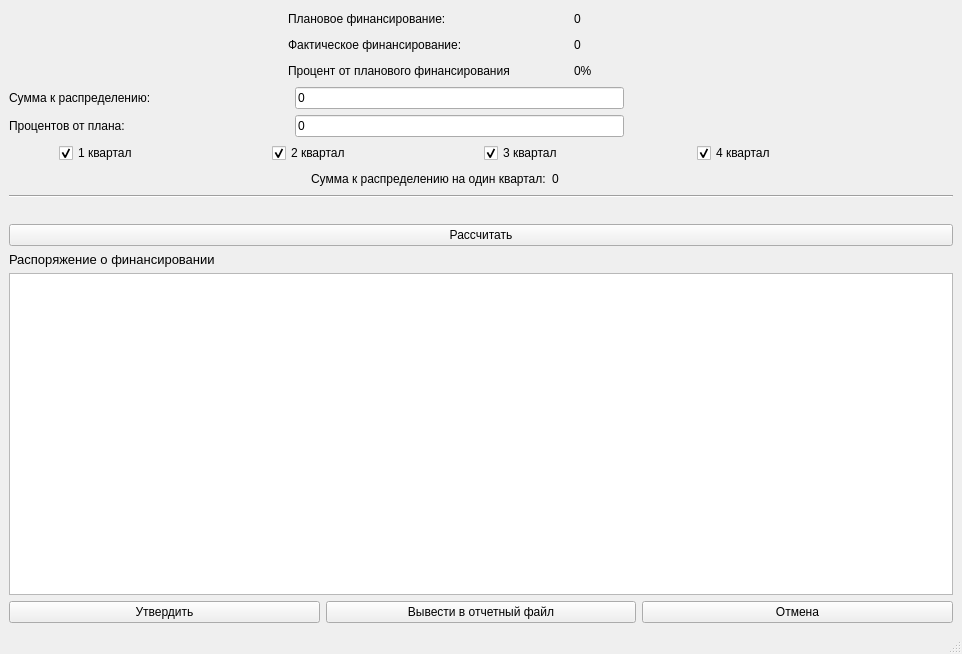
<?xml version="1.0" encoding="UTF-8"?>
<ui version="4.0">
 <class>mainWindow</class>
 <widget class="QMainWindow" name="mainWindow">
  <property name="geometry">
   <rect>
    <x>0</x>
    <y>0</y>
    <width>962</width>
    <height>654</height>
   </rect>
  </property>
  <property name="windowTitle">
   <string>Распоряжение о финансировании</string>
  </property>
  <widget class="QWidget" name="centralwidget">
   <layout class="QVBoxLayout" name="verticalLayout">
    <item>
     <layout class="QGridLayout" name="gridLayout">
      <item row="13" column="0">
       <layout class="QGridLayout" name="gridLayout_2">
        <item row="0" column="0">
         <widget class="QLabel" name="label_4">
          <property name="font">
           <font>
            <pointsize>10</pointsize>
           </font>
          </property>
          <property name="text">
           <string>Распоряжение о финансировании</string>
          </property>
         </widget>
        </item>
        <item row="2" column="0">
         <layout class="QHBoxLayout" name="horizontalLayout_4">
          <item>
           <widget class="QPushButton" name="pushButton_2">
            <property name="font">
             <font>
              <pointsize>9</pointsize>
             </font>
            </property>
            <property name="text">
             <string>Утвердить</string>
            </property>
           </widget>
          </item>
          <item>
           <widget class="QPushButton" name="pushButton_3">
            <property name="font">
             <font>
              <pointsize>9</pointsize>
             </font>
            </property>
            <property name="text">
             <string>Вывести в отчетный файл</string>
            </property>
           </widget>
          </item>
          <item>
           <widget class="QPushButton" name="pushButton_4">
            <property name="text">
             <string>Отмена</string>
            </property>
           </widget>
          </item>
         </layout>
        </item>
        <item row="1" column="0">
         <widget class="QTableWidget" name="table"/>
        </item>
       </layout>
      </item>
      <item row="12" column="0">
       <widget class="QPushButton" name="calcBtn">
        <property name="font">
         <font>
          <pointsize>9</pointsize>
         </font>
        </property>
        <property name="text">
         <string>Рассчитать</string>
        </property>
       </widget>
      </item>
      <item row="6" column="0">
       <layout class="QHBoxLayout" name="horizontalLayout">
        <item>
         <widget class="QLabel" name="label">
          <property name="minimumSize">
           <size>
            <width>280</width>
            <height>0</height>
           </size>
          </property>
          <property name="font">
           <font>
            <pointsize>9</pointsize>
           </font>
          </property>
          <property name="text">
           <string>Сумма к распределению:</string>
          </property>
         </widget>
        </item>
        <item>
         <widget class="QLineEdit" name="summ">
          <property name="sizePolicy">
           <sizepolicy hsizetype="Expanding" vsizetype="Fixed">
            <horstretch>0</horstretch>
            <verstretch>0</verstretch>
           </sizepolicy>
          </property>
          <property name="minimumSize">
           <size>
            <width>0</width>
            <height>0</height>
           </size>
          </property>
          <property name="maximumSize">
           <size>
            <width>600</width>
            <height>16777215</height>
           </size>
          </property>
          <property name="baseSize">
           <size>
            <width>0</width>
            <height>0</height>
           </size>
          </property>
          <property name="text">
           <string>0</string>
          </property>
         </widget>
        </item>
        <item>
         <spacer name="horizontalSpacer_3">
          <property name="orientation">
           <enum>Qt::Horizontal</enum>
          </property>
          <property name="sizeHint" stdset="0">
           <size>
            <width>40</width>
            <height>20</height>
           </size>
          </property>
         </spacer>
        </item>
       </layout>
      </item>
      <item row="8" column="0">
       <layout class="QHBoxLayout" name="horizontalLayout_3">
        <property name="leftMargin">
         <number>50</number>
        </property>
        <property name="rightMargin">
         <number>50</number>
        </property>
        <item>
         <widget class="QCheckBox" name="kvart1">
          <property name="text">
           <string>1 квартал</string>
          </property>
          <property name="checked">
           <bool>true</bool>
          </property>
         </widget>
        </item>
        <item>
         <widget class="QCheckBox" name="kvart2">
          <property name="text">
           <string>2 квартал</string>
          </property>
          <property name="checked">
           <bool>true</bool>
          </property>
         </widget>
        </item>
        <item>
         <widget class="QCheckBox" name="kvart3">
          <property name="text">
           <string>3 квартал</string>
          </property>
          <property name="checked">
           <bool>true</bool>
          </property>
         </widget>
        </item>
        <item>
         <widget class="QCheckBox" name="kvart4">
          <property name="text">
           <string>4 квартал</string>
          </property>
          <property name="checked">
           <bool>true</bool>
          </property>
         </widget>
        </item>
       </layout>
      </item>
      <item row="7" column="0">
       <layout class="QHBoxLayout" name="horizontalLayout_2">
        <item>
         <widget class="QLabel" name="label_2">
          <property name="minimumSize">
           <size>
            <width>280</width>
            <height>0</height>
           </size>
          </property>
          <property name="font">
           <font>
            <pointsize>9</pointsize>
           </font>
          </property>
          <property name="text">
           <string>Процентов от плана:</string>
          </property>
         </widget>
        </item>
        <item>
         <widget class="QLineEdit" name="perc">
          <property name="maximumSize">
           <size>
            <width>500</width>
            <height>16777215</height>
           </size>
          </property>
          <property name="text">
           <string>0</string>
          </property>
         </widget>
        </item>
        <item>
         <spacer name="horizontalSpacer_2">
          <property name="orientation">
           <enum>Qt::Horizontal</enum>
          </property>
          <property name="sizeHint" stdset="0">
           <size>
            <width>40</width>
            <height>20</height>
           </size>
          </property>
         </spacer>
        </item>
       </layout>
      </item>
      <item row="11" column="0">
       <spacer name="verticalSpacer">
        <property name="orientation">
         <enum>Qt::Vertical</enum>
        </property>
        <property name="sizeType">
         <enum>QSizePolicy::Fixed</enum>
        </property>
        <property name="sizeHint" stdset="0">
         <size>
          <width>20</width>
          <height>20</height>
         </size>
        </property>
       </spacer>
      </item>
      <item row="4" column="0">
       <layout class="QHBoxLayout" name="horizontalLayout_6">
        <item>
         <spacer name="horizontalSpacer_9">
          <property name="orientation">
           <enum>Qt::Horizontal</enum>
          </property>
          <property name="sizeHint" stdset="0">
           <size>
            <width>40</width>
            <height>20</height>
           </size>
          </property>
         </spacer>
        </item>
        <item>
         <widget class="QLabel" name="info">
          <property name="minimumSize">
           <size>
            <width>280</width>
            <height>0</height>
           </size>
          </property>
          <property name="text">
           <string>Фактическое финансирование:</string>
          </property>
         </widget>
        </item>
        <item>
         <widget class="QLabel" name="infoFact">
          <property name="minimumSize">
           <size>
            <width>100</width>
            <height>0</height>
           </size>
          </property>
          <property name="text">
           <string>0</string>
          </property>
         </widget>
        </item>
        <item>
         <spacer name="horizontalSpacer_4">
          <property name="orientation">
           <enum>Qt::Horizontal</enum>
          </property>
          <property name="sizeHint" stdset="0">
           <size>
            <width>40</width>
            <height>20</height>
           </size>
          </property>
         </spacer>
        </item>
       </layout>
      </item>
      <item row="3" column="0">
       <layout class="QHBoxLayout" name="horizontalLayout_8">
        <item>
         <spacer name="horizontalSpacer_8">
          <property name="orientation">
           <enum>Qt::Horizontal</enum>
          </property>
          <property name="sizeHint" stdset="0">
           <size>
            <width>40</width>
            <height>20</height>
           </size>
          </property>
         </spacer>
        </item>
        <item>
         <widget class="QLabel" name="info_5">
          <property name="minimumSize">
           <size>
            <width>280</width>
            <height>0</height>
           </size>
          </property>
          <property name="text">
           <string>Плановое финансирование:</string>
          </property>
         </widget>
        </item>
        <item>
         <widget class="QLabel" name="infoPlan">
          <property name="minimumSize">
           <size>
            <width>100</width>
            <height>0</height>
           </size>
          </property>
          <property name="text">
           <string>0</string>
          </property>
         </widget>
        </item>
        <item>
         <spacer name="horizontalSpacer_6">
          <property name="orientation">
           <enum>Qt::Horizontal</enum>
          </property>
          <property name="sizeHint" stdset="0">
           <size>
            <width>40</width>
            <height>20</height>
           </size>
          </property>
         </spacer>
        </item>
       </layout>
      </item>
      <item row="5" column="0">
       <layout class="QHBoxLayout" name="horizontalLayout_7">
        <item>
         <spacer name="horizontalSpacer_10">
          <property name="orientation">
           <enum>Qt::Horizontal</enum>
          </property>
          <property name="sizeHint" stdset="0">
           <size>
            <width>40</width>
            <height>20</height>
           </size>
          </property>
         </spacer>
        </item>
        <item>
         <widget class="QLabel" name="info_3">
          <property name="minimumSize">
           <size>
            <width>280</width>
            <height>0</height>
           </size>
          </property>
          <property name="text">
           <string>Процент от планового финансирования</string>
          </property>
         </widget>
        </item>
        <item>
         <widget class="QLabel" name="infoPerc">
          <property name="minimumSize">
           <size>
            <width>100</width>
            <height>0</height>
           </size>
          </property>
          <property name="text">
           <string>0%</string>
          </property>
         </widget>
        </item>
        <item>
         <spacer name="horizontalSpacer_5">
          <property name="orientation">
           <enum>Qt::Horizontal</enum>
          </property>
          <property name="sizeHint" stdset="0">
           <size>
            <width>40</width>
            <height>20</height>
           </size>
          </property>
         </spacer>
        </item>
       </layout>
      </item>
      <item row="9" column="0">
       <layout class="QHBoxLayout" name="horizontalLayout_9">
        <property name="leftMargin">
         <number>150</number>
        </property>
        <property name="rightMargin">
         <number>150</number>
        </property>
        <item>
         <spacer name="horizontalSpacer_7">
          <property name="orientation">
           <enum>Qt::Horizontal</enum>
          </property>
          <property name="sizeHint" stdset="0">
           <size>
            <width>40</width>
            <height>20</height>
           </size>
          </property>
         </spacer>
        </item>
        <item>
         <widget class="QLabel" name="info_4">
          <property name="minimumSize">
           <size>
            <width>0</width>
            <height>0</height>
           </size>
          </property>
          <property name="text">
           <string>Сумма к распределению на один квартал:</string>
          </property>
         </widget>
        </item>
        <item>
         <widget class="QLabel" name="infoKvart">
          <property name="minimumSize">
           <size>
            <width>100</width>
            <height>0</height>
           </size>
          </property>
          <property name="text">
           <string>0</string>
          </property>
         </widget>
        </item>
        <item>
         <spacer name="horizontalSpacer">
          <property name="orientation">
           <enum>Qt::Horizontal</enum>
          </property>
          <property name="sizeHint" stdset="0">
           <size>
            <width>40</width>
            <height>20</height>
           </size>
          </property>
         </spacer>
        </item>
       </layout>
      </item>
      <item row="10" column="0">
       <widget class="Line" name="line">
        <property name="orientation">
         <enum>Qt::Horizontal</enum>
        </property>
       </widget>
      </item>
     </layout>
    </item>
   </layout>
  </widget>
  <widget class="QMenuBar" name="menubar">
   <property name="geometry">
    <rect>
     <x>0</x>
     <y>0</y>
     <width>962</width>
     <height>27</height>
    </rect>
   </property>
  </widget>
  <widget class="QStatusBar" name="statusbar"/>
 </widget>
 <resources/>
 <connections/>
</ui>
